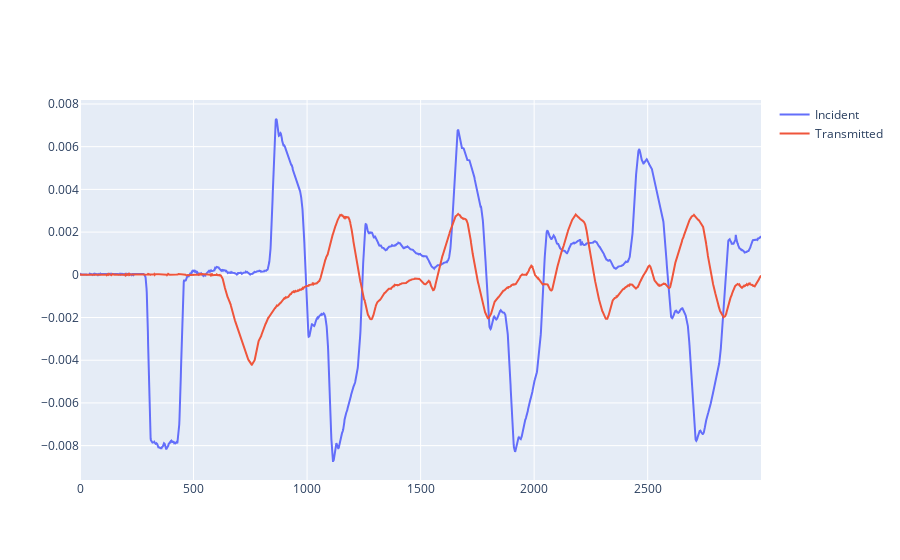

The code cell stored with this chart in its notebook:
### Code cell
fig1 = go.Figure()
fig1.add_trace(go.Scatter(y = sp2.raw_incid, name = 'Incident'))
fig1.add_trace(go.Scatter(y = sp2.raw_transm, name = 'Transmitted'))
fig1.show()

### Figure 1 — Plotly figure (JSON) as saved in the notebook; plotly's stock layout.template omitted (floating-point values rounded to 4 significant figures; data arrays with more than 128 entries replaced by an {"elided": "..."} marker saying what was removed)
{"data": [{"name": "Incident", "type": "scatter", "y": {"elided": "3000 float values"}}, {"name": "Transmitted", "type": "scatter", "y": {"elided": "3000 float values"}}], "layout": {}}
